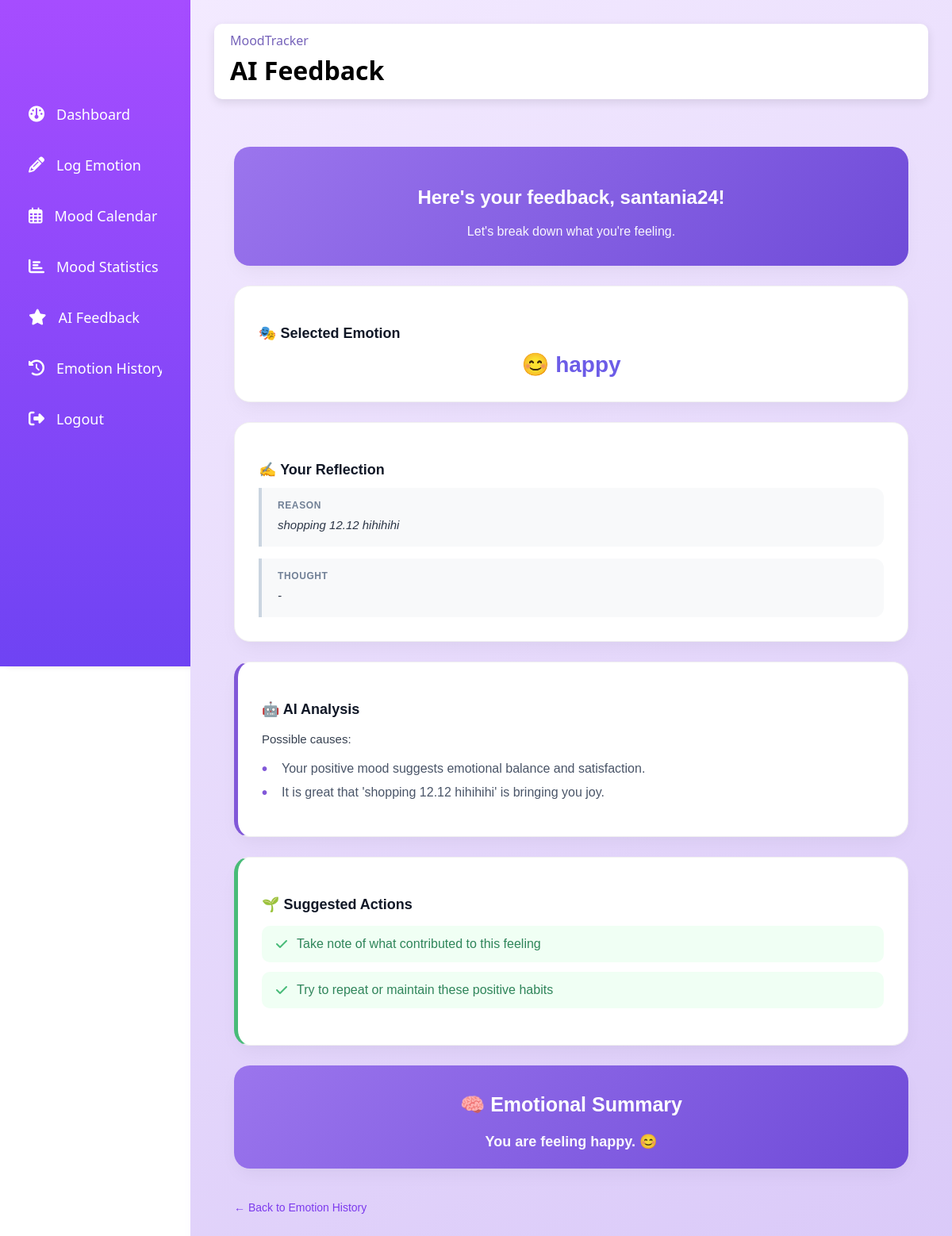
Screenshot of /ai_feedback/1 (signed in) with the database file from the repository.
### tables this page shows
CREATE TABLE emolog (
                   id INTEGER PRIMARY KEY AUTOINCREMENT,
                   username TEXT NOT NULL,
                   emotion_name TEXT NOT NULL,
                   note TEXT,
                   timestamp DATETIME DEFAULT CURRENT_TIMESTAMP, ai_short_feedback TEXT, ai_full_feedback TEXT, thought TEXT,
                   FOREIGN KEY(username) REFERENCES users(username)
            );

### app_package/aifeedback.py (the view)
@ai_feedback_bp.route("/ai_feedback")
@ai_feedback_bp.route("/ai_feedback/<int:log_id>")
def ai_feedback(log_id=None):
    username = session.get("username")
    if not username:
        return redirect("/login")
    if log_id:
        log = get_emolog_by_id(log_id)
        if log and log['username'] != username:
            flash("You do not have permission to view this log.", "error")
            return redirect(url_for('home.dashboard'))
    else:
        log = get_latest_emolog(username)
    if not log:
        return render_template("ai_feedback.html", empty=True)
    log_data = dict(log)
    full = None
    if log_data.get("ai_full_feedback"):
        try:
            full = ast.literal_eval(log_data["ai_full_feedback"])
        except (ValueError, SyntaxError):
            full = None
    if not full:
        full = generate_full_feedback(
            log_data["emotion_name"],
            log_data["note"] or "",
            log_data.get("thought", "")
        )
    from .logemotion import get_emotion_styling
    style = get_emotion_styling(log_data["emotion_name"])
    return render_template(
        "ai_feedback.html",
        emotion=full["emotion"],
        emoji=style["emoji"],
        summary=full["summary"],
        causes=full["causes"],
        suggestions=full["suggestions"],
        reason=full["reflection"]["reason"],
        thought=full["reflection"]["thought"],
        log_id=log_id
    )

### Databases/emologdb.py (called while the page is built)
def get_db():
    db = sqlite3.connect(
        'user.db',
        detect_types=sqlite3.PARSE_DECLTYPES
    )
    db.row_factory = sqlite3.Row
    return db

def get_emolog_by_id(log_id):
    db = get_db()
    try:
        cur = db.execute("SELECT * FROM emolog WHERE id = ?", (log_id,))
        row = cur.fetchone()
        return row
    finally:
        db.close()

### app_package/logemotion.py (called while the page is built)
def get_emotion_styling(emotion):
    return EMOTION_MAP.get(emotion, {'color': '#CCCCCC', 'emoji': '🤷'})

### app_package/templates/ai_feedback.html (shortened to what this page needs)
<!DOCTYPE html>
<html lang="en">
<head>
    <link rel="stylesheet" href="https://cdnjs.cloudflare.com/ajax/libs/font-awesome/6.4.0/css/all.min.css">
    <link rel="stylesheet" href="{{ url_for('static', filename='style.css') }}">
</head>
<body>
    <div class="layout">
        <div class="sidebar">
            <div class="logo2"></div>
            <nav>
            <ul class="menu">
                <li class="active">
                    <a href="/dashboard" >
                        <i class="fa fa-dashboard"></i>
                        <span>Dashboard</span>
                    </a>
                </li>
                <li class="active">
                    <a href="/log_emotion">
                        <i class="fas fa-pencil-alt"></i>
                        <span>Log Emotion</span>
                    </a>
                </li>
                <li class="active">
                    <a href="/mood_calendar">
                        <i class="far fa-calendar-alt"></i>
                        <span>Mood Calendar</span>
                    </a>
                </li>
                <li class="active">
                    <a href="/mood_statistics">
                        <i class="fas fa-chart-bar"></i>
                        <span>Mood Statistics</span>
                    </a>
                </li>
                <li class="active">
                    <a href="/ai_feedback">
                        <i class="fas fa-star"></i>
                        <span>AI Feedback</span>
                    </a>
                </li>
                <li class="active">
                    <a href="/emotionhistory">
                        <i class="fas fa-history"></i>
                        <span>Emotion History</span>
                    </a>
                </li>
                <li class="active">
                    <a href="/logout">
                        <i class="fas fa-sign-out-alt"></i>
                        <span>Logout</span>
                    </a>
                </li>
            </ul>
            </nav>
        </div>
        <div class="main-section">
            <header class="topbar">
                <div class="header-title">
                    <span>MoodTracker</span>
                    <h1>AI Feedback</h1>
                </div>
            </header>
            <div class="ai-feedback-page">
                {% if empty%}
                <p> No emotion data available yet. </p>
                {% else %}
                <section class="ai-card intro">
                    <h2>Here's your feedback, {{ session.username }}!</h2>
                    <p class="ai-subtitle">
                        Let's break down what you're feeling.
                    </p>
                </section>
                <section class="ai-card">
                    <h3>🎭 Selected Emotion</h3>
                    <div style="text-align: center; font-size: 28px; font-weight: bold; color: #6c5ce7; margin-top: 10px;">
                        {{ emoji }} {{ emotion }}
                    </div>
                </section>
                <section class="ai-card reflection">
                    <h3>✍️ Your Reflection</h3>
                    <div class="reflection-grid">
                        <div class="reflection-box">
                            <span class="ref-label">Reason</span>
                            <p>{{ reason if reason else '-' }}</p>
                        </div>
                        <div class="reflection-box">
                            <span class="ref-label">Thought</span>
                            <p>{{ thought if thought else '-' }}</p>
                        </div>
                    </div>
                </section>
                <section class="ai-card highlight">
                    <h3>🤖 AI Analysis</h3>
                    <p> Possible causes:</p>
                    <ul>
                        {% for c in causes%}
                        <li>{{c}}</li>
                        {% endfor %}
                    </ul>
                </section>
                <section class="ai-card suggestions">
                    <h3>🌱 Suggested Actions</h3>
                    <ul>
                        {% for s in suggestions%}
                        <li>{{s}}</li>
                        {% endfor %}
                    </ul>
                </section>
                <section class="ai-card summary">
                    <h3>🧠 Emotional Summary</h3>
                    <p>{{summary}} {{emoji}}</p>
                </section>
                {% endif %}
                <div class="ai-footer">
                    <a href="{{ url_for('emotion_history.emotion_history') }}{% if log_id %}#log-{{ log_id }}{% endif %}">← Back to Emotion History</a>
                </div>
            </div>
            </div>
        </div>
</body>
</html>

### static/style.css (style rules this page uses)
html, body { margin: 0; padding: 0; height: 100%; width: 100%; cursor: default; }
.layout { display: flex; border: none; outline: none; box-sizing: border-box; font-family: "Segoe UI", Arial, sans-serif; }
.sidebar { width: 60px; height: 100vh; background: #c84ffc; color: white; padding: 20px; box-shadow: 10px 0 8px rgba(0,0,0,0.1); background: linear-gradient(180deg, #a64dff, #6f43f3); transition: all 0.5s linear; position: sticky; top: 0; left: 0; bottom: 0; overflow: hidden; }
.logo2 { height:80px; padding: 0; }
.menu { height:70%; position: relative; list-style: none; padding: 0; align-items: center; }
.menu li { margin: 8px 0; padding: 1rem; align-items: center; border-radius: 8px; transition: all 0.5s ease-in-out; background: transparent; }
.menu li:hover, .active { background: rgba(253, 189, 189, 0.44); }
.menu a { color: #ffffff; text-decoration: none; font-size: 18px; display: flex; align-items: center; gap: 15px; }
.menu a span { overflow: hidden; white-space: nowrap; }
.menu a i { font-size: 20px; }
.main-section { flex: 1; background: #dccbf3; box-shadow: #6c4bbf 15px 0px 15px; background:linear-gradient(150deg, #f3eaff, #d9c8f8); padding: 30px ; position: relative; width: 100%; }
.topbar { display: flex; justify-content: space-between; align-items: center; flex-wrap: wrap; background: #ffffff; border-radius: 10px; padding: 10px 20px; margin-bottom: 15px; box-shadow: 0 4px 12px rgba(0,0,0,0.1); cursor: default; }
.header-title { color:rgba(118,99,186,255); }
.header-title h1 { color:#000000; margin-top: 5px; margin-bottom: 5px; }
.ai-feedback-page { max-width: 850px; margin: 40px auto 80px; padding: 20px; font-family: Arial, sans-serif; }
.ai-subtitle { font-size: 14px; color: #6b7280; }
.ai-card { background: #ffffff; border-radius: 20px; padding: 30px; margin-bottom: 25px; box-shadow: 0 10px 25px -5px rgba(0, 0, 0, 0.05), 0 8px 10px -6px rgba(0, 0, 0, 0.01); border: 1px solid #f0f0f0; transition: transform 0.2s ease, box-shadow 0.2s ease; cursor: default; }
.ai-card h3 { font-size: 18px; font-weight: 600; margin-bottom: 12px; color: #111827; }
.ai-card p { font-size: 15px; line-height: 1.6; color: #374151; margin-bottom: 10px; }
.ai-card.intro { background: linear-gradient(135deg, #9b75ed 0%, #6f4bd8 100%); color: white; border: none; text-align: center; }
.ai-card.intro h2 { color: white; margin-bottom: 5px; }
.ai-card.intro .ai-subtitle { color: rgba(255, 255, 255, 0.95); font-size: 16px; margin-bottom: 0; }
.ai-card.summary { color: white; background: linear-gradient(135deg, #9b75ed 0%, #6f4bd8 100%); border: none; padding: 10px; text-align: center; }
.ai-card.summary h3 { color: white; justify-content: center; font-size: 25px; }
.ai-card.summary p { font-size: 18px; font-weight: 600; color: rgba(255, 255, 255, 0.95); }
.reflection-grid { display: flex; flex-direction: column; gap: 15px; }
.reflection-box { background: #f8f9fa; border-left: 4px solid #cbd5e0; padding: 15px 20px; border-radius: 0 12px 12px 0; }
.ref-label { display: block; font-size: 12px; text-transform: uppercase; letter-spacing: 0.05em; color: #718096; margin-bottom: 6px; font-weight: 700; }
.reflection-box p { margin: 0; color: #2d3748; font-style: italic; }
.ai-card.highlight { border-left: 5px solid #8158d8; }
.ai-card.highlight ul { list-style: none; padding: 0; }
.ai-card.highlight li { position: relative; padding-left: 25px; margin-bottom: 12px; color: #4a5568; }
.ai-card.highlight li::before { content: "•"; color: #8158d8; font-weight: bold; font-size: 20px; position: absolute; left: 0; top: -2px; }
.ai-card.suggestions { border-left: 5px solid #48bb78; }
.ai-card.suggestions ul { list-style: none; padding: 0; display: grid; gap: 12px; }
.ai-card.suggestions li { background: #f0fff4; padding: 14px 18px; border-radius: 10px; color: #2f855a; font-weight: 500; display: flex; align-items: center; gap: 12px; transition: background 0.2s; }
.ai-card.suggestions li::before { content: "\f00c"; font-family: "Font Awesome 6 Free"; font-weight: 900; color: #48bb78; }
.ai-footer { margin-top: 40px; text-align: left; }
.ai-footer a { display: inline-block; font-size: 14px; font-weight: 500; color: #7c3aed; text-decoration: none; transition: all 0.2s ease; }

### rows the page displays
emolog: username "santania24", emotion_name "happy", note "shopping 12.12 hihihihi"

### other values shown
{{ emoji }} "😊"
{{ thought if thought else '-' }} "-"
{{ c }} "Your positive mood suggests emotional balance and satisfaction." "It is great that 'shopping 12.12 hihihihi' is bringing you joy."
{{ s }} "Take note of what contributed to this feeling" "Try to repeat or maintain these positive habits"
{{ summary }} "You are feeling happy."
